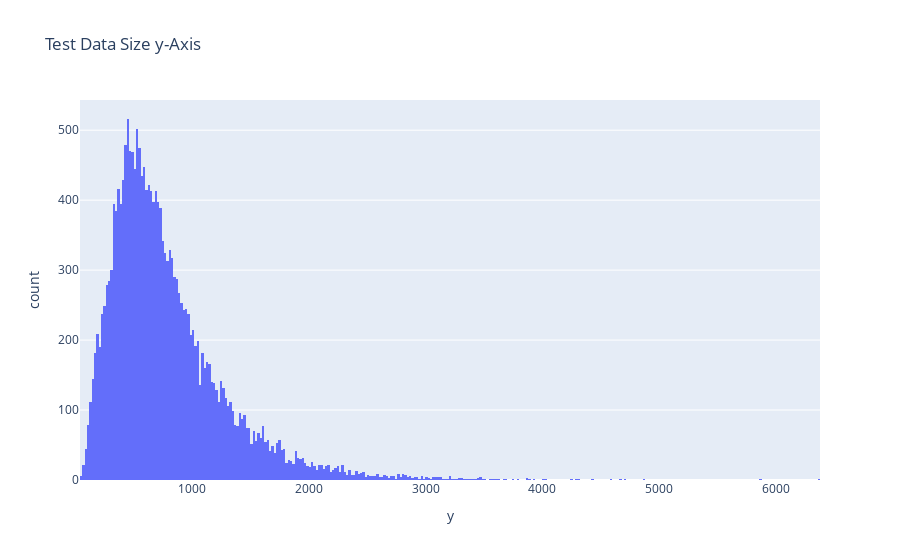

Notebook source saved alongside this figure:
### Code cell


### Figure 1 — Plotly figure (JSON) as saved in the notebook; plotly's stock layout.template omitted (floating-point values rounded to 4 significant figures; data arrays with more than 128 entries replaced by an {"elided": "..."} marker saying what was removed)
{"data": [{"alignmentgroup": "True", "bingroup": "x", "hovertemplate": "y=%{x}<br>count=%{y}<extra></extra>", "legendgroup": "", "marker": {"color": "#636efa"}, "name": "", "offsetgroup": "", "orientation": "v", "showlegend": false, "type": "histogram", "x": {"elided": "20019 int values"}, "xaxis": "x", "yaxis": "y"}], "layout": {"autosize": true, "barmode": "relative", "legend": {"tracegroupgap": 0}, "title": {"text": "Test Data Size y-Axis"}, "xaxis": {"anchor": "y", "autorange": true, "domain": [0, 1], "range": [39.5, 6380.0], "title": {"text": "y"}, "type": "linear"}, "yaxis": {"anchor": "x", "autorange": true, "domain": [0, 1], "range": [0, 543.2], "title": {"text": "count"}}}}
